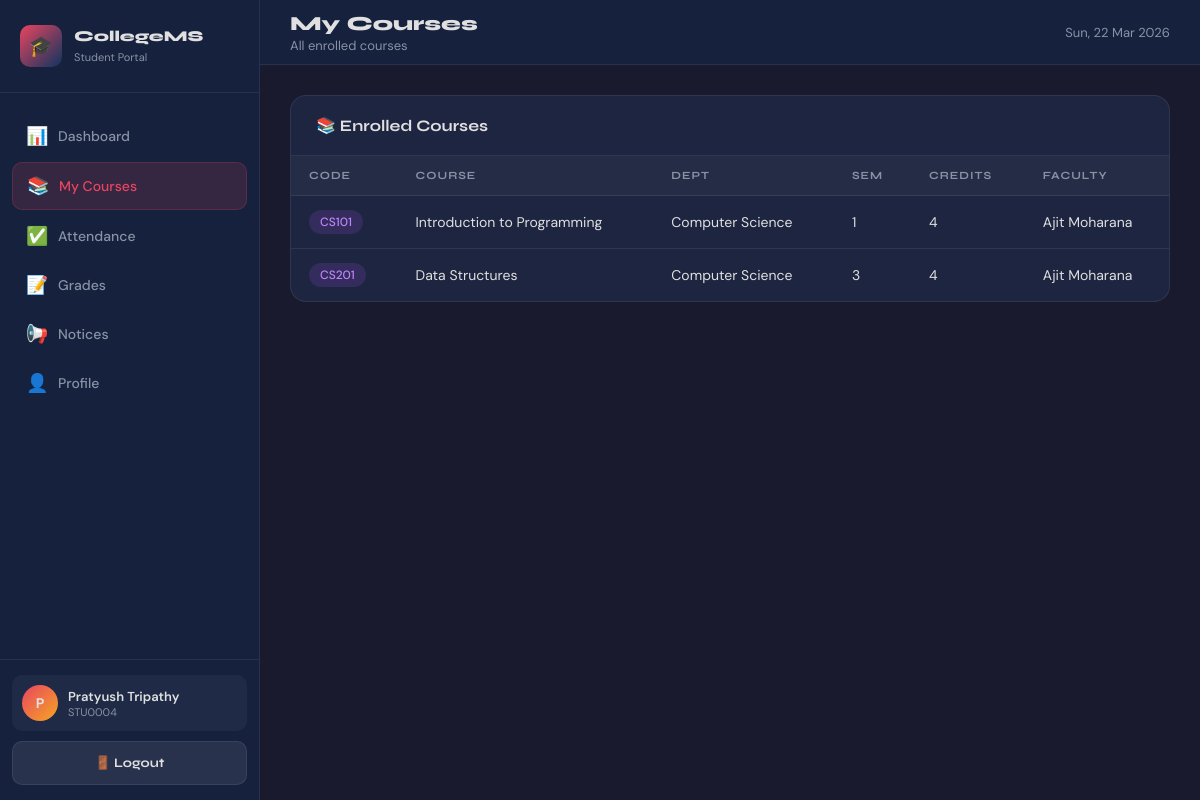
The app's page /student/courses.php (signed in) with its own data.
### tables this page shows
CREATE TABLE students (
  id INT AUTO_INCREMENT PRIMARY KEY,
  user_id INT NULL,
  student_id VARCHAR(20) NOT NULL UNIQUE,
  name VARCHAR(100) NOT NULL,
  email VARCHAR(100) NOT NULL UNIQUE,
  phone VARCHAR(20),
  dob DATE,
  gender ENUM('Male','Female','Other'),
  address TEXT,
  department_id INT NULL,
  semester INT NOT NULL DEFAULT 1,
  admission_year YEAR,
  status ENUM('Active','Inactive','Graduated') NOT NULL DEFAULT 'Active',
  photo VARCHAR(255),
  created_at TIMESTAMP DEFAULT CURRENT_TIMESTAMP,
  CONSTRAINT fk_students_user FOREIGN KEY (user_id) REFERENCES users(id) ON DELETE SET NULL,
  CONSTRAINT fk_students_dept FOREIGN KEY (department_id) REFERENCES departments(id) ON DELETE SET NULL,
  INDEX idx_students_dept (department_id),
  INDEX idx_students_status (status)
);

CREATE TABLE courses (
  id INT AUTO_INCREMENT PRIMARY KEY,
  course_code VARCHAR(20) NOT NULL UNIQUE,
  course_name VARCHAR(150) NOT NULL,
  department_id INT NULL,
  faculty_id INT NULL,
  semester INT NOT NULL DEFAULT 1,
  credits INT NOT NULL DEFAULT 3,
  created_at TIMESTAMP DEFAULT CURRENT_TIMESTAMP,
  CONSTRAINT fk_courses_dept FOREIGN KEY (department_id) REFERENCES departments(id) ON DELETE SET NULL,
  CONSTRAINT fk_courses_faculty FOREIGN KEY (faculty_id) REFERENCES faculty(id) ON DELETE SET NULL,
  INDEX idx_courses_dept (department_id),
  INDEX idx_courses_faculty (faculty_id)
);

CREATE TABLE departments (
  id INT AUTO_INCREMENT PRIMARY KEY,
  name VARCHAR(100) NOT NULL UNIQUE,
  code VARCHAR(20) NOT NULL UNIQUE,
  head_name VARCHAR(100),
  created_at TIMESTAMP DEFAULT CURRENT_TIMESTAMP
);

CREATE TABLE faculty (
  id INT AUTO_INCREMENT PRIMARY KEY,
  user_id INT NULL,
  faculty_id VARCHAR(20) NOT NULL UNIQUE,
  name VARCHAR(100) NOT NULL,
  email VARCHAR(100) NOT NULL UNIQUE,
  phone VARCHAR(20),
  department_id INT NULL,
  designation VARCHAR(100),
  qualification VARCHAR(150),
  experience INT NOT NULL DEFAULT 0,
  status ENUM('Active','Inactive') NOT NULL DEFAULT 'Active',
  created_at TIMESTAMP DEFAULT CURRENT_TIMESTAMP,
  CONSTRAINT fk_faculty_user FOREIGN KEY (user_id) REFERENCES users(id) ON DELETE SET NULL,
  CONSTRAINT fk_faculty_dept FOREIGN KEY (department_id) REFERENCES departments(id) ON DELETE SET NULL,
  INDEX idx_faculty_dept (department_id),
  INDEX idx_faculty_status (status)
);

### includes/auth.php (called while the page is built, shortened)
<?php
function e($value): string {
    return htmlspecialchars((string)$value, ENT_QUOTES, 'UTF-8');
}
?>

### student/courses.php (the view, shortened to what this page needs)
<?php
require_once '../includes/db.php';
require_once '../includes/auth.php';
$user_id = (int)($_SESSION['user_id'] ?? 0);
$stmt = mysqli_prepare($conn, "SELECT id, student_id, semester, department_id FROM students WHERE user_id=? LIMIT 1");
mysqli_stmt_bind_param($stmt, "i", $user_id);
mysqli_stmt_execute($stmt);
$student = mysqli_fetch_assoc(mysqli_stmt_get_result($stmt));
$student_pk = (int)$student['id'];
$stmt = mysqli_prepare($conn, "
    SELECT c.course_code, c.course_name, c.credits, c.semester, f.name AS faculty_name, d.name AS dept_name
    FROM enrollments e
    JOIN courses c ON e.course_id = c.id
    LEFT JOIN faculty f ON c.faculty_id = f.id
    LEFT JOIN departments d ON c.department_id = d.id
    WHERE e.student_id = ?
    ORDER BY c.course_code
");
mysqli_stmt_bind_param($stmt, "i", $student_pk);
mysqli_stmt_execute($stmt);
$courses = mysqli_stmt_get_result($stmt);
?>
<!DOCTYPE html>
<html lang="en">
<head>
  <link rel="stylesheet" href="../css/style.css">
</head>
<body>
<div class="dashboard-layout">
  <aside class="sidebar" id="sidebar">
    <div class="sidebar-header">
      <div class="logo-icon">🎓</div>
      <div><h3>CollegeMS</h3><span>Student Portal</span></div>
    </div>
    <nav class="sidebar-nav">
      <a href="dashboard.php"  class="nav-link"><span class="nav-icon">📊</span> Dashboard</a>
      <a href="courses.php"    class="nav-link active"><span class="nav-icon">📚</span> My Courses</a>
      <a href="attendance.php" class="nav-link"><span class="nav-icon">✅</span> Attendance</a>
      <a href="grades.php"     class="nav-link"><span class="nav-icon">📝</span> Grades</a>
      <a href="notices.php"    class="nav-link"><span class="nav-icon">📢</span> Notices</a>
      <a href="profile.php"    class="nav-link"><span class="nav-icon">👤</span> Profile</a>
    </nav>
    <div class="sidebar-footer">
      <div class="user-info">
        <div class="user-avatar"><?= e(strtoupper(substr($_SESSION['user_name'] ?? 'S', 0, 1))) ?></div>
        <div>
          <div class="user-name"><?= e($_SESSION['user_name'] ?? 'Student') ?></div>
          <div class="user-role"><?= e($student['student_id'] ?? '') ?></div>
        </div>
      </div>
      <a href="logout.php" class="btn btn-secondary" style="width:100%; font-size:13px;">🚪 Logout</a>
    </div>
  </aside>
  <div class="main-content">
    <header class="topbar">
      <div style="display:flex; align-items:center; gap:15px;">
        <div class="topbar-title"><h1>My Courses</h1><p>All enrolled courses</p></div>
      </div>
      <div class="topbar-right"><div style="font-size:13px; color:var(--text-muted)"><?= date('D, d M Y') ?></div></div>
    </header>
    <div class="page-content">
      <div class="card">
        <div class="card-header"><h3>📚 Enrolled Courses</h3></div>
        <div class="table-responsive">
          <table>
            <thead><tr><th>Code</th><th>Course</th><th>Dept</th><th>Sem</th><th>Credits</th><th>Faculty</th></tr></thead>
            <tbody>
              <?php $has=false; while($c=mysqli_fetch_assoc($courses)) { $has=true; ?>
              <tr>
                <td><span class="chip chip-purple"><?= e($c['course_code']) ?></span></td>
                <td><?= e($c['course_name']) ?></td>
                <td><?= e($c['dept_name'] ?? '—') ?></td>
                <td><?= (int)$c['semester'] ?></td>
                <td><?= (int)$c['credits'] ?></td>
                <td><?= e($c['faculty_name'] ?? '—') ?></td>
              </tr>
              <?php } ?>
            </tbody>
          </table>
        </div>
      </div>
    </div>
  </div>
</div>
</body>
</html>

### records on screen
students: student "STU0004"
courses: course_code "CS101", course_name "Introduction to Programming", department.name "Computer Science", semester "1", credits "4", faculty.name "Ajit Moharana"
courses: course_code "CS201", course_name "Data Structures", department.name "Computer Science", semester "3", credits "4", faculty.name "Ajit Moharana"

### other values on screen
substr($_SESSION['user_name'] ?? 'S', 0, 1) "P"
$_SESSION['user_name'] "Pratyush Tripathy"
